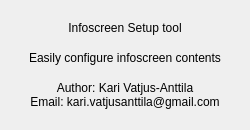
<?xml version="1.0" encoding="UTF-8"?>
<ui version="4.0">
 <class>About</class>
 <widget class="QDialog" name="About">
  <property name="geometry">
   <rect>
    <x>0</x>
    <y>0</y>
    <width>250</width>
    <height>130</height>
   </rect>
  </property>
  <property name="minimumSize">
   <size>
    <width>250</width>
    <height>130</height>
   </size>
  </property>
  <property name="maximumSize">
   <size>
    <width>250</width>
    <height>130</height>
   </size>
  </property>
  <property name="windowTitle">
   <string>About</string>
  </property>
  <layout class="QVBoxLayout" name="verticalLayout">
   <item>
    <widget class="QLabel" name="lblHeadline">
     <property name="sizePolicy">
      <sizepolicy hsizetype="Preferred" vsizetype="Maximum">
       <horstretch>0</horstretch>
       <verstretch>0</verstretch>
      </sizepolicy>
     </property>
     <property name="text">
      <string>Infoscreen Setup tool</string>
     </property>
     <property name="alignment">
      <set>Qt::AlignCenter</set>
     </property>
     <property name="wordWrap">
      <bool>true</bool>
     </property>
    </widget>
   </item>
   <item>
    <widget class="QLabel" name="lblSummary">
     <property name="sizePolicy">
      <sizepolicy hsizetype="Preferred" vsizetype="Maximum">
       <horstretch>0</horstretch>
       <verstretch>0</verstretch>
      </sizepolicy>
     </property>
     <property name="text">
      <string>Easily configure infoscreen contents</string>
     </property>
     <property name="scaledContents">
      <bool>false</bool>
     </property>
     <property name="alignment">
      <set>Qt::AlignCenter</set>
     </property>
    </widget>
   </item>
   <item>
    <widget class="QLabel" name="lblInfo">
     <property name="sizePolicy">
      <sizepolicy hsizetype="Preferred" vsizetype="Maximum">
       <horstretch>0</horstretch>
       <verstretch>0</verstretch>
      </sizepolicy>
     </property>
     <property name="text">
      <string>Author: Kari Vatjus-Anttila
Email: kari.vatjusanttila@gmail.com</string>
     </property>
     <property name="scaledContents">
      <bool>false</bool>
     </property>
     <property name="alignment">
      <set>Qt::AlignCenter</set>
     </property>
    </widget>
   </item>
  </layout>
 </widget>
 <resources>
  <include location="../resources/resources.qrc"/>
  <include location="../resources/resources.qrc"/>
 </resources>
 <connections/>
</ui>
